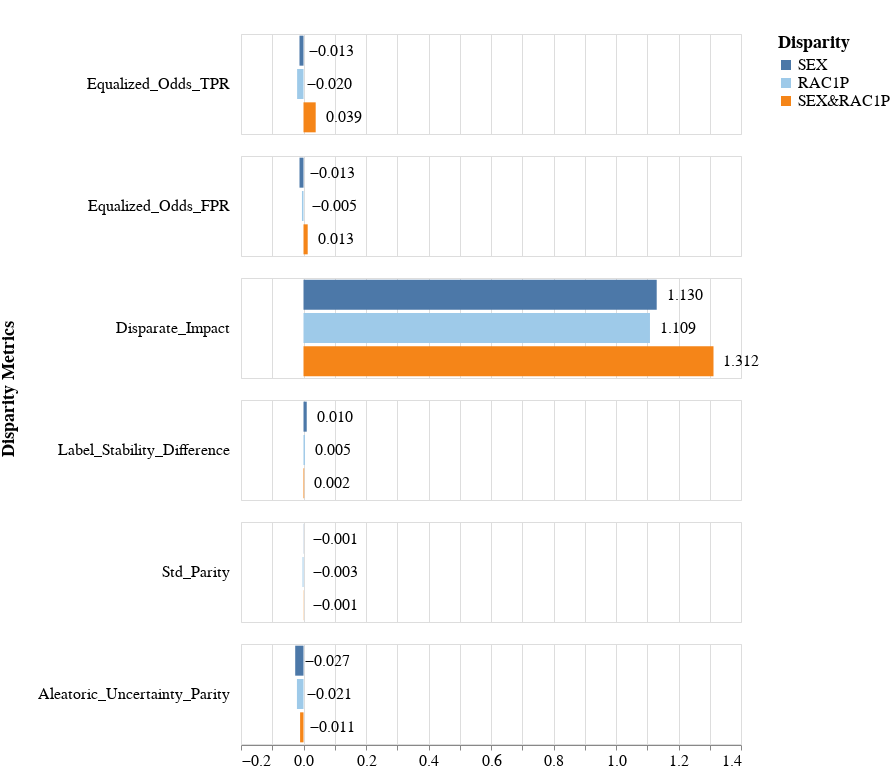

Write notebook code for a chart like this one.
### Code cell
create_metrics_bar_chart_per_one_model(metrics_df=all_group_metrics_df,
                                       dataset_name='Folktables_GA_2018_Income',
                                       fairness_intervention='DIR',
                                       exp_iter='Exp_iter_5',
                                       model_name='LGBM',
                                       metrics_type='group',
                                       metrics_names=['Equalized_Odds_TPR', 'Equalized_Odds_FPR', 'Disparate_Impact',
                                                      'Label_Stability_Difference', 'Std_Parity', 'Aleatoric_Uncertainty_Parity'],
                                       vals_to_replace=vals_to_replace)

### Figure 1 — Vega-Lite specification as saved in the notebook (floating-point values rounded to 4 significant figures)
{"config": {"view": {"continuousWidth": 400, "continuousHeight": 300}, "axis": {"labelFontSize": 16, "titleFontSize": 18}, "headerRow": {"labelAlign": "left", "labelAngle": 0, "labelFontSize": 16, "labelPadding": 10, "titleFontSize": 18}, "padding": {"top": 33}}, "data": {"name": "data-ec9beac266d5c1fdfec726c0fecfef02"}, "facet": {"row": {"field": "Metric", "sort": ["Equalized_Odds_TPR", "Equalized_Odds_FPR", "Disparate_Impact", "Label_Stability_Difference", "Std_Parity", "Aleatoric_Uncertainty_Parity"], "title": "Disparity Metrics", "type": "nominal"}}, "spec": {"layer": [{"mark": "bar", "encoding": {"color": {"field": "Group", "legend": {"labelFontSize": 16, "title": "Disparity", "titleFontSize": 18}, "scale": {"scheme": "tableau20"}, "sort": ["SEX", "RAC1P", "SEX&RAC1P", "male", "race", "male&race", "sex", "overall"], "type": "nominal"}, "x": {"axis": {"grid": true}, "field": "Metric_Value", "title": "", "type": "quantitative"}, "y": {"axis": null, "field": "Group", "sort": ["SEX", "RAC1P", "SEX&RAC1P", "male", "race", "male&race", "sex", "overall"], "type": "nominal"}}}, {"mark": {"type": "text", "align": "left", "baseline": "middle", "dx": 10, "fontSize": 16}, "encoding": {"color": {"value": "black"}, "text": {"field": "Metric_Value", "format": ",.3f", "type": "quantitative"}, "x": {"axis": {"grid": true}, "field": "Metric_Value", "title": "", "type": "quantitative"}, "y": {"axis": null, "field": "Group", "sort": ["SEX", "RAC1P", "SEX&RAC1P", "male", "race", "male&race", "sex", "overall"], "type": "nominal"}}}], "height": 100, "width": 500}, "$schema": "https://vega.github.io/schema/vega-lite/v4.17.0.json", "datasets": {"data-ec9beac266d5c1fdfec726c0fecfef02": [{"Metric": "Aleatoric_Uncertainty_Parity", "Model_Name": "LGBM", "Dataset_Name": "Folktables_GA_2018_Income", "Fairness_Intervention": "DIR", "Experiment_Iteration": "Exp_iter_5", "Group": "SEX", "Metric_Value": -0.02653}, {"Metric": "Equalized_Odds_FPR", "Model_Name": "LGBM", "Dataset_Name": "Folktables_GA_2018_Income", "Fairness_Intervention": "DIR", "Experiment_Iteration": "Exp_iter_5", "Group": "SEX", "Metric_Value": -0.01278}, {"Metric": "Label_Stability_Difference", "Model_Name": "LGBM", "Dataset_Name": "Folktables_GA_2018_Income", "Fairness_Intervention": "DIR", "Experiment_Iteration": "Exp_iter_5", "Group": "SEX", "Metric_Value": 0.01035}, {"Metric": "Disparate_Impact", "Model_Name": "LGBM", "Dataset_Name": "Folktables_GA_2018_Income", "Fairness_Intervention": "DIR", "Experiment_Iteration": "Exp_iter_5", "Group": "SEX", "Metric_Value": 1.13}, {"Metric": "Std_Parity", "Model_Name": "LGBM", "Dataset_Name": "Folktables_GA_2018_Income", "Fairness_Intervention": "DIR", "Experiment_Iteration": "Exp_iter_5", "Group": "SEX", "Metric_Value": -0.0005337}, {"Metric": "Equalized_Odds_TPR", "Model_Name": "LGBM", "Dataset_Name": "Folktables_GA_2018_Income", "Fairness_Intervention": "DIR", "Experiment_Iteration": "Exp_iter_5", "Group": "SEX", "Metric_Value": -0.01286}, {"Metric": "Aleatoric_Uncertainty_Parity", "Model_Name": "LGBM", "Dataset_Name": "Folktables_GA_2018_Income", "Fairness_Intervention": "DIR", "Experiment_Iteration": "Exp_iter_5", "Group": "RAC1P", "Metric_Value": -0.02099}, {"Metric": "Equalized_Odds_FPR", "Model_Name": "LGBM", "Dataset_Name": "Folktables_GA_2018_Income", "Fairness_Intervention": "DIR", "Experiment_Iteration": "Exp_iter_5", "Group": "RAC1P", "Metric_Value": -0.004957}, {"Metric": "Label_Stability_Difference", "Model_Name": "LGBM", "Dataset_Name": "Folktables_GA_2018_Income", "Fairness_Intervention": "DIR", "Experiment_Iteration": "Exp_iter_5", "Group": "RAC1P", "Metric_Value": 0.004518}, {"Metric": "Disparate_Impact", "Model_Name": "LGBM", "Dataset_Name": "Folktables_GA_2018_Income", "Fairness_Intervention": "DIR", "Experiment_Iteration": "Exp_iter_5", "Group": "RAC1P", "Metric_Value": 1.109}, {"Metric": "Std_Parity", "Model_Name": "LGBM", "Dataset_Name": "Folktables_GA_2018_Income", "Fairness_Intervention": "DIR", "Experiment_Iteration": "Exp_iter_5", "Group": "RAC1P", "Metric_Value": -0.00298}, {"Metric": "Equalized_Odds_TPR", "Model_Name": "LGBM", "Dataset_Name": "Folktables_GA_2018_Income", "Fairness_Intervention": "DIR", "Experiment_Iteration": "Exp_iter_5", "Group": "RAC1P", "Metric_Value": -0.02044}, {"Metric": "Aleatoric_Uncertainty_Parity", "Model_Name": "LGBM", "Dataset_Name": "Folktables_GA_2018_Income", "Fairness_Intervention": "DIR", "Experiment_Iteration": "Exp_iter_5", "Group": "SEX&RAC1P", "Metric_Value": -0.01089}, {"Metric": "Equalized_Odds_FPR", "Model_Name": "LGBM", "Dataset_Name": "Folktables_GA_2018_Income", "Fairness_Intervention": "DIR", "Experiment_Iteration": "Exp_iter_5", "Group": "SEX&RAC1P", "Metric_Value": 0.01344}, {"Metric": "Label_Stability_Difference", "Model_Name": "LGBM", "Dataset_Name": "Folktables_GA_2018_Income", "Fairness_Intervention": "DIR", "Experiment_Iteration": "Exp_iter_5", "Group": "SEX&RAC1P", "Metric_Value": 0.002151}, {"Metric": "Disparate_Impact", "Model_Name": "LGBM", "Dataset_Name": "Folktables_GA_2018_Income", "Fairness_Intervention": "DIR", "Experiment_Iteration": "Exp_iter_5", "Group": "SEX&RAC1P", "Metric_Value": 1.312}, {"Metric": "Std_Parity", "Model_Name": "LGBM", "Dataset_Name": "Folktables_GA_2018_Income", "Fairness_Intervention": "DIR", "Experiment_Iteration": "Exp_iter_5", "Group": "SEX&RAC1P", "Metric_Value": -0.0006542}, {"Metric": "Equalized_Odds_TPR", "Model_Name": "LGBM", "Dataset_Name": "Folktables_GA_2018_Income", "Fairness_Intervention": "DIR", "Experiment_Iteration": "Exp_iter_5", "Group": "SEX&RAC1P", "Metric_Value": 0.03902}]}}
